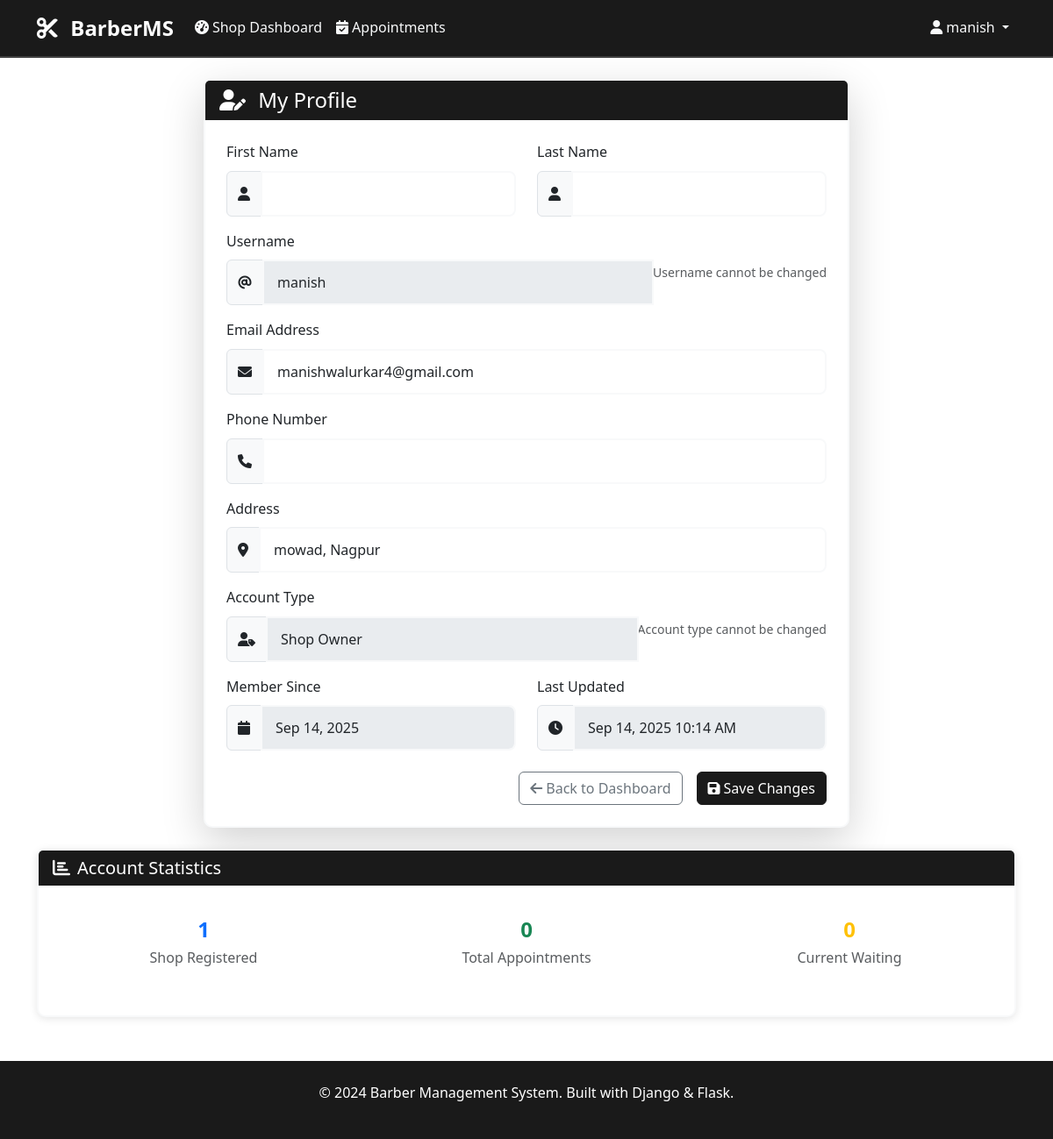
Before: /users/profile/ (signed in) with the older database file.
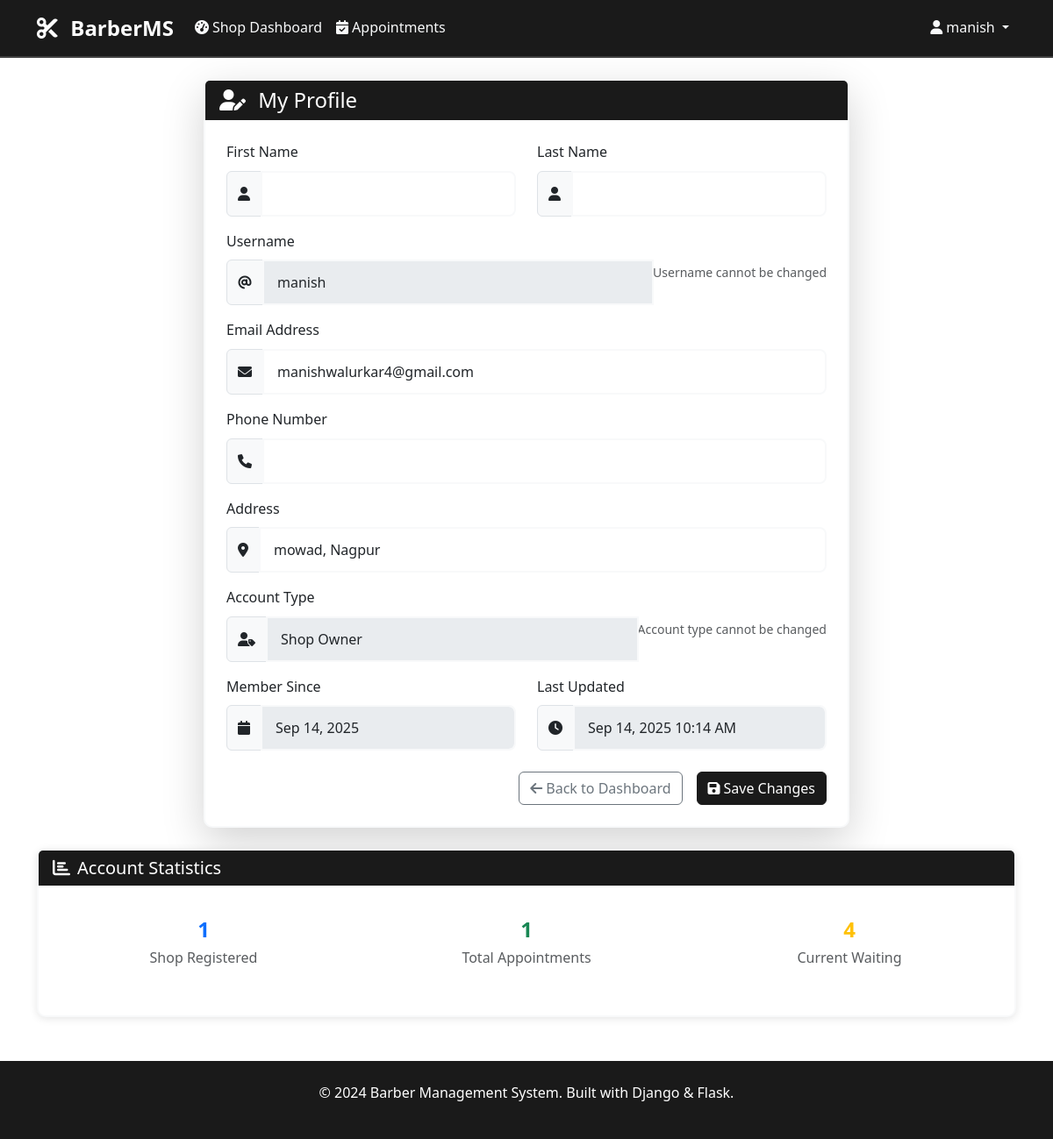
After: the same page with the newer database file.
### users/models.py (models this page shows, shortened)
class User(AbstractUser):
    USER_ROLES = [
        ('customer', 'Customer'),
        ('shop_owner', 'Shop Owner'),
    ]
    role = models.CharField(max_length=20, choices=USER_ROLES, default='customer')
    phone_number = models.CharField(max_length=15, blank=True)
    address = models.TextField(blank=True)
    latitude = models.DecimalField(max_digits=9, decimal_places=6, null=True, blank=True)
    longitude = models.DecimalField(max_digits=9, decimal_places=6, null=True, blank=True)
    created_at = models.DateTimeField(auto_now_add=True)
    updated_at = models.DateTimeField(auto_now=True)

### shops/models.py (models this page shows, shortened)
class Shop(models.Model):
    owner = models.OneToOneField(User, on_delete=models.CASCADE, related_name='shop')
    name = models.CharField(max_length=200)
    description = models.TextField(blank=True)
    address = models.TextField()
    latitude = models.DecimalField(max_digits=9, decimal_places=6)
    longitude = models.DecimalField(max_digits=9, decimal_places=6)
    phone_number = models.CharField(max_length=15)
    opening_time = models.TimeField()
    closing_time = models.TimeField()
    max_waiting_list_size = models.PositiveIntegerField(default=20)
    current_waiting_count = models.PositiveIntegerField(default=0)
    image = models.ImageField(upload_to='shop_images/', blank=True, null=True)
    is_active = models.BooleanField(default=True)
    created_at = models.DateTimeField(auto_now_add=True)
    updated_at = models.DateTimeField(auto_now=True)

### users/views.py (the view, shortened to what this page needs)
# urls.py: path('profile/', views.profile_view, name='profile'),
@login_required
def profile_view(request):
    return render(request, 'users/profile.html', {'user': request.user})

### templates/users/profile.html (shortened to what the changed rows need)
{% extends 'base/base.html' %}
{% block content %}
<div class="row justify-content-center">
    <div class="col-md-8">
        <div class="card shadow-lg">
            <div class="card-body p-4">
                <form method="post">
                    <div class="mb-3">
                        <div class="input-group">
                            <span class="input-group-text">
                                <i class="fas fa-at"></i>
                            </span>
                            <input type="text" class="form-control" id="username"
                                   value="{{ user.username }}" disabled>
                            <small class="form-text text-muted">Username cannot be changed</small>
                        </div>
                    </div>
                    <div class="mb-3">
                        <div class="input-group">
                            <span class="input-group-text">
                                <i class="fas fa-envelope"></i>
                            </span>
                            <input type="email" class="form-control" id="email" name="email"
                                   value="{{ user.email|default:'' }}">
                        </div>
                    </div>
                    <div class="mb-3">
                        <div class="input-group">
                            <span class="input-group-text">
                                <i class="fas fa-map-marker-alt"></i>
                            </span>
                            <input type="text" class="form-control" id="address" name="address"
                                   value="{{ user.address|default:'' }}">
                        </div>
                    </div>
                    <div class="mb-3">
                        <div class="input-group">
                            <span class="input-group-text">
                                <i class="fas fa-user-tag"></i>
                            </span>
                            <input type="text" class="form-control" id="role"
                                   value="{{ user.get_role_display }}" disabled>
                            <small class="form-text text-muted">Account type cannot be changed</small>
                        </div>
                    </div>
                    <div class="row mb-4">
                        <div class="col-md-6">
                            <div class="input-group">
                                <span class="input-group-text">
                                    <i class="fas fa-calendar"></i>
                                </span>
                                <input type="text" class="form-control"
                                       value="{{ user.date_joined|date:'M d, Y' }}" disabled>
                            </div>
                        </div>
                        <div class="col-md-6">
                            <div class="input-group">
                                <span class="input-group-text">
                                    <i class="fas fa-clock"></i>
                                </span>
                                <input type="text" class="form-control"
                                       value="{{ user.updated_at|date:'M d, Y g:i A' }}" disabled>
                            </div>
                        </div>
                    </div>
                </form>
            </div>
        </div>
    </div>
</div>
<div class="row mt-4">
    <div class="col-12">
        <div class="card">
            <div class="card-body">
                {% if user.role == 'customer' %}
                <div class="row text-center">
                    <div class="col-md-3">
                        <div class="stat-item">
                            <h4 class="text-primary">{{ user.appointments.count }}</h4>
                            <p class="text-muted">Total Appointments</p>
                        </div>
                    </div>
                    <div class="col-md-3">
                        <div class="stat-item">
                            <h4 class="text-success">0</h4>
                            <p class="text-muted">Completed</p>
                        </div>
                    </div>
                    <div class="col-md-3">
                        <div class="stat-item">
                            <h4 class="text-warning">{{ user.waiting_entries.count }}</h4>
                            <p class="text-muted">Waiting List Entries</p>
                        </div>
                    </div>
                    <div class="col-md-3">
                        <div class="stat-item">
                            <h4 class="text-info">0</h4>
                            <p class="text-muted">Currently Waiting</p>
                        </div>
                    </div>
                </div>
                {% elif user.role == 'shop_owner' %}
                <div class="row text-center">
                    {% if user.shop %}
                    <div class="col-md-4">
                        <div class="stat-item">
                            <h4 class="text-success">{{ user.shop.appointments.count }}</h4>
                            <p class="text-muted">Total Appointments</p>
                        </div>
                    </div>
                    <div class="col-md-4">
                        <div class="stat-item">
                            <h4 class="text-warning">{{ user.shop.current_waiting_count }}</h4>
                            <p class="text-muted">Current Waiting</p>
                        </div>
                    </div>
                    {% endif %}
                </div>
                {% endif %}
            </div>
        </div>
    </div>
</div>
{% endblock %}

### templates/base/base.html (shortened to what this page needs)
<!DOCTYPE html>
<html lang="en">
<head>
    <link href="https://cdn.jsdelivr.net/npm/bootstrap@5.3.0/dist/css/bootstrap.min.css" rel="stylesheet">
    <link href="https://cdnjs.cloudflare.com/ajax/libs/font-awesome/6.0.0/css/all.min.css" rel="stylesheet">
</head>
<body>
    <nav class="navbar navbar-expand-lg navbar-dark">
        <div class="container">
            <a class="navbar-brand" href="{% url 'home' %}">
                <i class="fas fa-cut me-2"></i>
                BarberMS
            </a>
            <div class="collapse navbar-collapse" id="navbarNav">
                <ul class="navbar-nav me-auto">
                    {% if user.is_authenticated %}
                        {% if user.role == 'customer' %}
                            <li class="nav-item">
                                <a class="nav-link" href="{% url 'dashboard' %}">
                                    <i class="fas fa-tachometer-alt me-1"></i>Dashboard
                                </a>
                            </li>
                            <li class="nav-item">
                                <a class="nav-link" href="{% url 'shop_list' %}">
                                    <i class="fas fa-store me-1"></i>Find Barbers
                                </a>
                            </li>
                            <li class="nav-item">
                                <a class="nav-link" href="{% url 'my_appointments' %}">
                                    <i class="fas fa-calendar-check me-1"></i>My Appointments
                                </a>
                            </li>
                            <li class="nav-item">
                                <a class="nav-link" href="{% url 'my_waiting_lists' %}">
                                    <i class="fas fa-clock me-1"></i>Waiting Lists
                                </a>
                            </li>
                        {% elif user.role == 'shop_owner' %}
                            <li class="nav-item">
                                <a class="nav-link" href="{% url 'shop_dashboard' %}">
                                    <i class="fas fa-tachometer-alt me-1"></i>Shop Dashboard
                                </a>
                            </li>
                            <li class="nav-item">
                                <a class="nav-link" href="{% url 'shop_appointments' %}">
                                    <i class="fas fa-calendar-check me-1"></i>Appointments
                                </a>
                            </li>
                        {% endif %}
                    {% endif %}
                </ul>
                <ul class="navbar-nav">
                    {% if user.is_authenticated %}
                        <li class="nav-item dropdown">
                            <a class="nav-link dropdown-toggle" href="#" id="navbarDropdown" role="button" data-bs-toggle="dropdown">
                                <i class="fas fa-user me-1"></i>{{ user.username }}
                            </a>
                        </li>
                    {% endif %}
                </ul>
            </div>
        </div>
    </nav>
    <main class="container my-4">
        {% block content %}{% endblock %}
    </main>
    <footer class="footer py-4">
        <div class="container text-center">
            <p>&copy; 2024 Barber Management System. Built with Django & Flask.</p>
        </div>
    </footer>
</body>
</html>

Changed rows visible on the page:
changed User "manish": shop.appointments.count "0" → "1"; shop.current_waiting_count "0" → "4"
